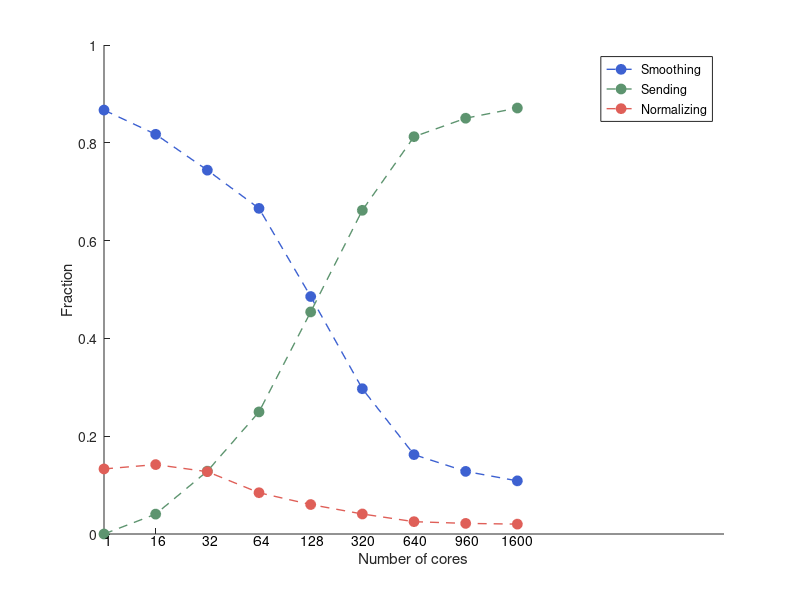
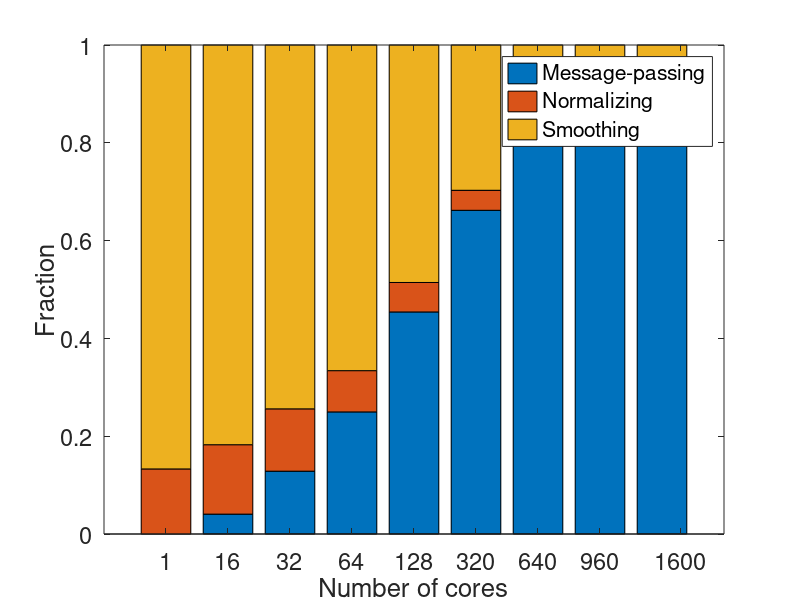

The MATLAB source for these figures, in order:
clc; clear all; close all; 

% 20 x 20 blocks
% upscaling factor: 100


T_total = [
153.3
13.8
6.974
3.613
2.018
1.131
0.8052
0.7567
0.5059
];

T_jacobi = [
132.9
11.28
5.189
2.406
0.98
0.336
0.1307
0.09689
0.05498
];

T_send = [
0
0.5611
0.8961
0.9021
0.9164
0.7487
0.6542
0.6434
0.4407
];

T_norm = T_total - T_jacobi - T_send;



T_j_frac = T_jacobi./T_total

T_s_frac = T_send./T_total

T_n_frac = T_norm./T_total;


x = [
1
16
32
64
128
320
640
960
1600
];


my_green_1 = [93 148 111] ./ 255;
my_green_2 = [87 160 37] ./ 255;

my_blue_1 = [61 97 209] ./ 255;
my_blue_2 = [89 89 224] ./ 255;

my_red_1 = [223 95 88] ./ 255;
my_red_2 = [193 8 23] ./ 255;



%FigHandle = figure('Position', [1200, 200, 500, 500]);
FigHandle = figure('Position', [1200, 200, 13*29, 11.5*29]);


xt = [0 1 2 3 4 5 6 7 8   ];
hold on; 
plot(xt, T_j_frac,'--o','Color',my_blue_1, 'LineWidth', 1, ...
   'MarkerSize', 7, 'MarkerEdgeColor', my_blue_1, 'MarkerFaceColor', my_blue_1); 
plot(xt,T_s_frac,'--o','Color',my_green_1, 'LineWidth', 1, ...
   'MarkerSize', 7, 'MarkerEdgeColor', my_green_1, 'MarkerFaceColor', my_green_1); 
plot(xt,T_n_frac,'--o','Color',my_red_1, 'LineWidth', 1, ...
   'MarkerSize', 7, 'MarkerEdgeColor', my_red_1, 'MarkerFaceColor', my_red_1); 

set(gca, 'XTickLabel',[])                    

yl = get(gca, 'YLim');
str = cellstr( num2str(x(:)) );      %# format x-ticks as 2^{xx}
hTxt = text(xt, yl(ones(size(xt))), str, ...   %# create text at same locations
    'Interpreter','tex', ...                   %# specify tex interpreter
    'VerticalAlignment','top', ...             %# v-align to be underneath
    'HorizontalAlignment','center' ); 




LEG1 = legend('Smoothing','Sending', 'Normalizing');
xlabel('Number of cores');
ylabel('Fraction');
axis([0,12,0,1]);
set(gca,'xtick',x);
set(gca,'ytick',[0:0.2:1]);
set(LEG1);






xt = [1:length(x)];

xt = [1 2 3 4 5 6 7 8 9.3 ];

newY = [ T_s_frac T_n_frac T_j_frac   ]

FigHandle = figure('Position', [1200, 200, 80*length(x), 400]);
bar(newY,'stacked');  %# Create a stacked histogram
set(gca, 'XTickLabel',[])                    
set(gca, 'XTick', x)
set(gca,'ytick',[0:0.2:1]);
xlabel('Number of cores');
ylabel('Fraction');
LEG1 = legend('Message-passing','Normalizing', 'Smoothing');
colormap([my_red_1; my_blue_1; my_green_1])
set(gca,'fontsize',17)


set(gca, 'XTickLabel',[])                    
%xt = get(gca, 'XTick');
set(gca, 'XTick', xt, 'XTickLabel', x)
set(gca,'ytick',[0:0.2:2]);



set(gca,'XLim',[0 10],'YLim',[0 1])










%{
set(gcf,'Units','inches');
screenposition = get(gcf,'Position');
set(gcf,...
    'PaperPosition',[0 0 screenposition(3:4)],...
    'PaperSize',[screenposition(3:4)]);
print -dpdf -painters epsFig_spe
%}


